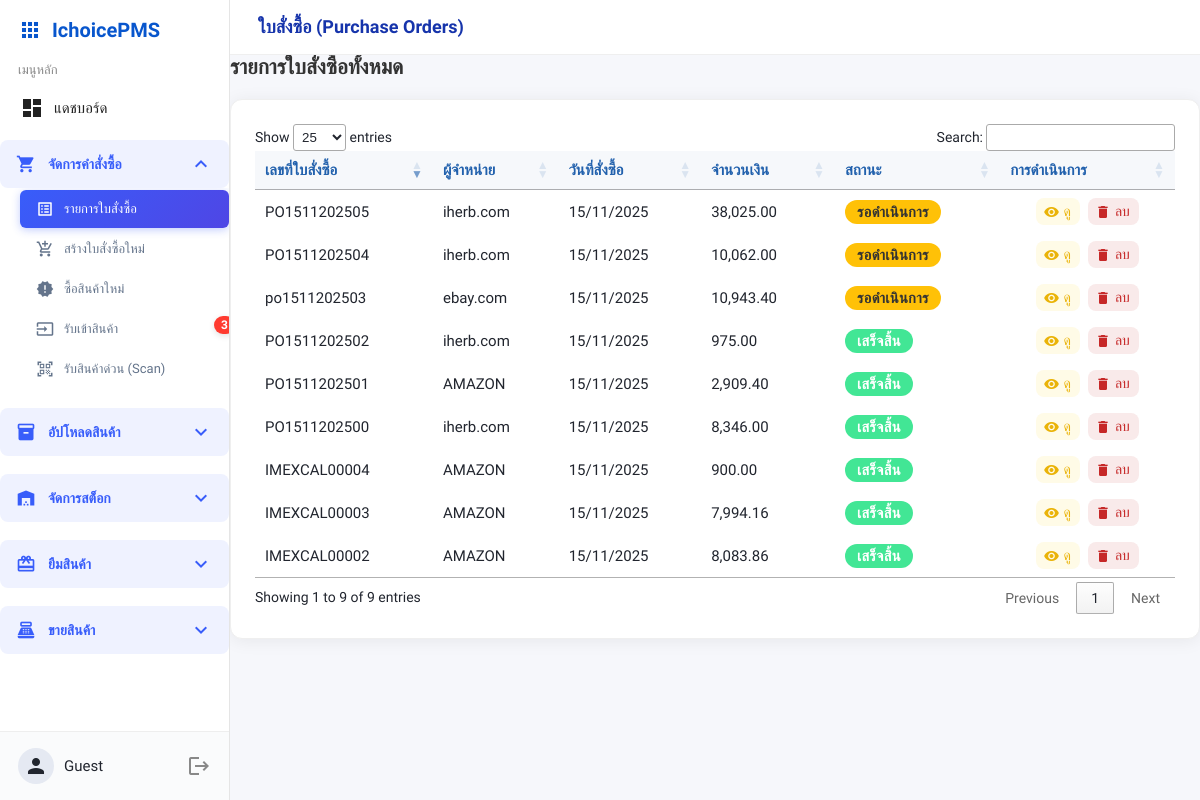
The app's page /orders/purchase_orders.php, older data.
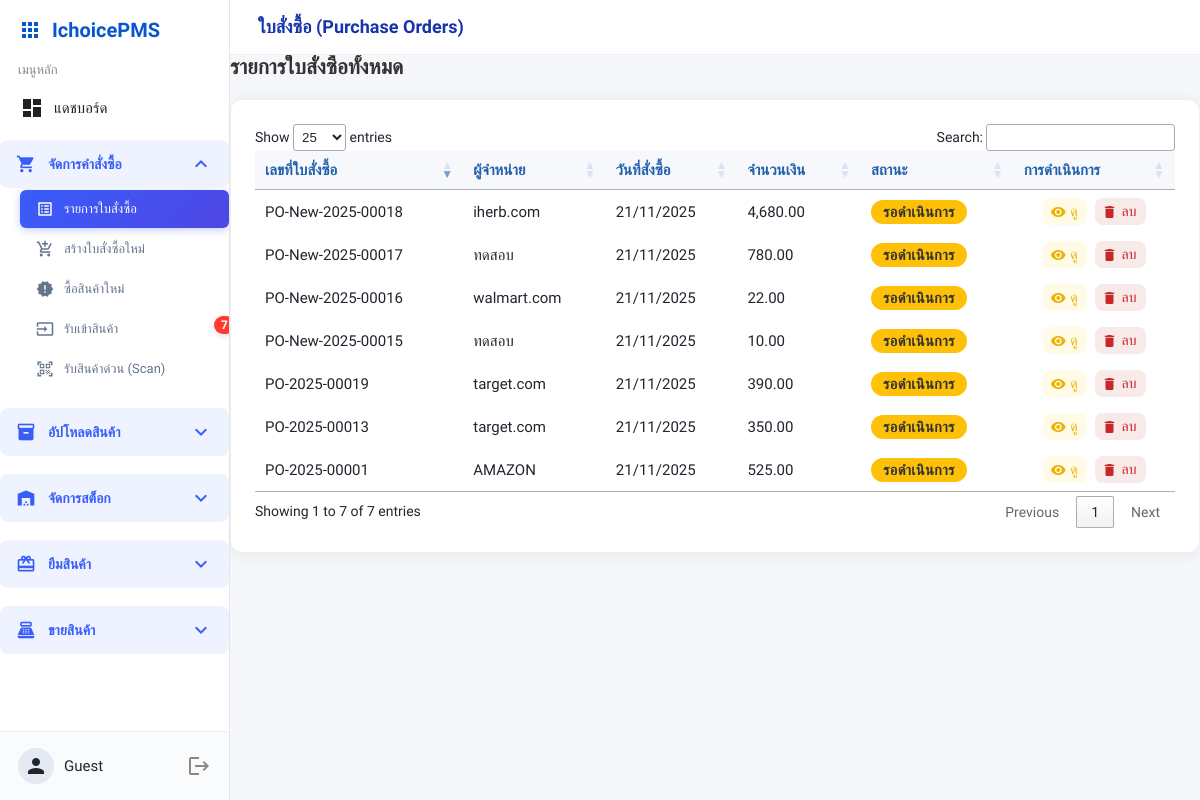
The same page, newer data.
### tables this page shows
CREATE TABLE `purchase_orders` (
  `po_id` int(11) NOT NULL,
  `po_number` varchar(20) DEFAULT NULL,
  `supplier_id` int(11) DEFAULT NULL COMMENT 'ลูกค้า',
  `order_date` datetime DEFAULT NULL,
  `total_amount` decimal(12,2) DEFAULT NULL,
  `ordered_by` int(11) DEFAULT NULL COMMENT 'ผู้บันทึก',
  `status` enum('pending','partial','completed','cancel') DEFAULT NULL,
  `remark` text DEFAULT NULL,
  `created_at` datetime NOT NULL DEFAULT current_timestamp() ON UPDATE current_timestamp(),
  `currency_id` int(11) DEFAULT 1 COMMENT 'สกุลเงินที่ใช้',
  `exchange_rate` decimal(10,6) DEFAULT 1.000000 COMMENT 'อัตราแลกเปลี่ยนขณะสั่งซื้อ',
  `total_amount_original` decimal(15,2) DEFAULT 0.00 COMMENT 'ยอดรวมในสกุลเงินต้นฉบับ',
  `total_amount_base` decimal(15,2) DEFAULT 0.00 COMMENT 'ยอดรวมในสกุลเงินฐาน (บาท)'
);

CREATE TABLE `suppliers` (
  `supplier_id` int(11) NOT NULL,
  `name` varchar(100) NOT NULL,
  `phone` varchar(30) DEFAULT NULL,
  `email` varchar(100) DEFAULT NULL,
  `address` text DEFAULT NULL
);

### orders/purchase_orders.php (the view, shortened to what this page needs)
<?php
include '../templates/sidebar.php';
$sql = "SELECT po.po_id, po.po_number, po.order_date, po.total_amount, po.status,
            s.name
        FROM purchase_orders po
        LEFT JOIN suppliers s ON po.supplier_id = s.supplier_id
        ORDER BY po.po_id DESC";
$stmt = $pdo->prepare($sql);
$stmt->execute();
$rows = $stmt->fetchAll();
?>
<!DOCTYPE html>
<html lang="th">
<head>
    <link rel="stylesheet" href="../assets/base.css">
    <link rel="stylesheet" href="../assets/sidebar.css">
    <link rel="stylesheet" href="../assets/components.css">
    <link rel="stylesheet" href="https://cdn.datatables.net/1.13.6/css/jquery.dataTables.min.css">
</head>
<body>
    <div class="mainwrap">
        <div class="topbar">
            ใบสั่งซื้อ (Purchase Orders)
        </div>
        <div class="main">
            <div class="action-bar" style="margin-bottom: 20px; display: flex; justify-content: space-between; align-items: center;">
                <h2 style="margin: 0; color: #333;">รายการใบสั่งซื้อทั้งหมด</h2>
            </div>
            <div class="card table-card mt-3">
                <div class="table-responsive">
                    <table id="po-table" class="table-po table table-bordered table-hover align-middle mb-0">
                        <thead>
                            <tr>
                                <th>เลขที่ใบสั่งซื้อ</th>
                                <th>ผู้จำหน่าย</th>
                                <th>วันที่สั่งซื้อ</th>
                                <th>จำนวนเงิน</th>
                                <th>สถานะ</th>
                                <th>การดำเนินการ</th>
                            </tr>
                        </thead>
                        <tbody>
                            <?php foreach($rows as $r): ?>
                            <tr>
                                <td><?=htmlspecialchars($r['po_number'])?></td>
                                <td><?=htmlspecialchars($r['name'])?></td>
                                <td><?=date('d/m/Y', strtotime($r['order_date']))?></td>
                                <td><?=number_format($r['total_amount'],2)?></td>
                                <td>
                                    <?php
                                        switch($r['status']) {
                                        case 'pending':   echo '<span class="status-chip status-pending">รอดำเนินการ</span>'; break;
                                        case 'completed': echo '<span class="status-chip status-received">เสร็จสิ้น</span>'; break;
                                        }
                                    ?>
                                </td>
                                <td>
                                    <div class="action-btns">
                                        <a class="icon-btn view" href="#" data-po="<?=$r['po_id']?>" onclick="openPoView(event, this)">
                                            <span class="material-icons">visibility</span> ดู
                                        </a>
                                        <a class="icon-btn delete" href="#" onclick="deletePo(event, <?= $r['po_id'] ?>)">
                                            <span class="material-icons">delete</span> ลบ
                                        </a>
                                    </div>
                                </td>
                            </tr>
                            <?php endforeach;?>
                        </tbody>
                    </table>
                </div>
            </div>
        </div>
    </div>
</body>
</html>

### templates/sidebar.php (shortened to what this page needs)
<?php
require_once __DIR__ . '/../config/db_connect.php';
$user_name = $_SESSION['user_name'] ?? 'Guest';
function isActive($file) {
    return (basename($_SERVER['PHP_SELF']) === $file) ? ' active' : '';
}
function getPath($targetPath) {
    $currentFile = $_SERVER['PHP_SELF'];
    $currentDir = dirname($currentFile);
    $currentDir = str_replace('\\', '/', $currentDir);
    $currentDir = ltrim($currentDir, '/');
    $targetPath = ltrim($targetPath, '/');
    if (empty($currentDir)) {
        return $targetPath;
    } else {
        $levels = substr_count($currentDir, '/') + 1;
        $backPath = str_repeat('../', $levels);
        return $backPath . $targetPath;
    }
}
try {
    $pending_po_sql = "
        SELECT COUNT(*)
        FROM purchase_orders po
        WHERE po.status IN ('pending', 'partial')
    ";
    $pending_product_count = $pdo->query($pending_po_sql)->fetchColumn();
} catch (PDOException $e) {
    $pending_product_count = 0;
}
?>
<link rel="stylesheet" href="https://cdnjs.cloudflare.com/ajax/libs/font-awesome/6.5.1/css/all.min.css">
<div class="sidebar" id="sidebarNav" role="navigation" aria-label="เมนูหลัก">
    <div class="sidebar-header">
        <span class="material-icons">apps</span>
        <span class="brand-text">IchoicePMS</span>
    </div>
    <div class="label">เมนูหลัก</div>
    <nav class="menu-list">
        <a href="<?= getPath('dashboard.php') ?>" class="menu-item<?=isActive('dashboard.php')?>">
            <span class="material-icons">dashboard</span>
            <span class="menu-text">แดชบอร์ด</span>
        </a>
        <div class="menu-category">
            <div class="category-header" onclick="toggleCategory('orders')">
                <span class="material-icons">shopping_cart</span>
                <span class="category-text">จัดการคำสั่งซื้อ</span>
                <span class="material-icons category-arrow">keyboard_arrow_down</span>
            </div>
            <div class="submenu" id="orders-submenu">
                <a href="<?= getPath('orders/purchase_orders.php') ?>" class="submenu-item<?=isActive('purchase_orders.php')?>">
                    <span class="material-icons">list_alt</span>
                    <span class="submenu-text">รายการใบสั่งซื้อ</span>
                </a>
                <a href="<?= getPath('orders/purchase_order_create.php') ?>" class="submenu-item<?=isActive('purchase_order_create.php')?>">
                    <span class="material-icons">add_shopping_cart</span>
                    <span class="submenu-text">สร้างใบสั่งซื้อใหม่</span>
                </a>
                <a href="<?= getPath('orders/purchase_order_create_new_product.php') ?>" class="submenu-item<?=isActive('purchase_order_create_new_product.php')?>">
                    <span class="material-icons">new_releases</span>
                    <span class="submenu-text">ซื้อสินค้าใหม่</span>
                </a>
                <a href="<?= getPath('receive/receive_po_items.php') ?>" class="submenu-item<?=isActive('receive_po_items.php')?>">
                    <span class="material-icons">input</span>
                    <span class="submenu-text">รับเข้าสินค้า</span>
                    <?php if($pending_product_count > 0): ?>
                        <span class="pending-badge"><?= $pending_product_count ?></span>
                    <?php endif; ?>
                </a>
                <a href="<?= getPath('receive/quick_receive.php') ?>" class="submenu-item<?=isActive('quick_receive.php')?>">
                    <span class="material-icons">qr_code_scanner</span>
                    <span class="submenu-text">รับสินค้าด่วน (Scan)</span>
                </a>
            </div>
        </div>
        <div class="menu-category">
            <div class="category-header" onclick="toggleCategory('products')">
                <span class="material-icons">inventory_2</span>
                <span class="category-text">
                    อัปโหลดสินค้า
                </span>
                <span class="material-icons category-arrow">keyboard_arrow_down</span>
            </div>
        </div>
        <div class="menu-category">
            <div class="category-header" onclick="toggleCategory('stock')">
                <span class="material-icons">warehouse</span>
                <span class="category-text">จัดการสต็อก</span>
                <span class="material-icons category-arrow">keyboard_arrow_down</span>
            </div>
        </div>
        <div class="menu-category">
            <div class="category-header" onclick="toggleCategory('borrow')">
                <span class="material-icons">card_giftcard</span>
                <span class="category-text">ยืมสินค้า</span>
                <span class="material-icons category-arrow">keyboard_arrow_down</span>
            </div>
        </div>
        <div class="menu-category">
            <div class="category-header" onclick="toggleCategory('sales')">
                <span class="material-icons">point_of_sale</span>
                <span class="category-text">ขายสินค้า</span>
                <span class="material-icons category-arrow">keyboard_arrow_down</span>
            </div>
        </div>
    </nav>
    <div class="sidebar-footer">
        <span class="avatar"><span class="material-icons">person</span></span>
        <span class="username" style="font-weight:500;">
            <?php echo htmlspecialchars($user_name); ?>
        </span>
        <a class="logout-link" href="<?= getPath('auth/logout.php') ?>"><span class="material-icons">logout</span></a>
    </div>
</div>

### assets/base.css (style rules this page uses)
:root { --brand: #1634ab; --bg: #f6f7fb; --card: #fff; --border: #efefef; --accent: #eeffed; --danger: #f56565; --success: #32c671; --pending: #ffd45e; --text: #21252e; --muted: #7d869c; --font-base: 14px; }
* { box-sizing: border-box; }
body { margin: 0; background: var(--bg); font-family: 'Prompt', sans-serif; color: var(--text); font-size: var(--font-base); }

### assets/sidebar.css (style rules this page uses)
.sidebar { position: fixed; top: 0; left: 0; bottom: 0; width: 230px; background: #fff; border-right: 1px solid #e5e5e5; z-index: 1000; display: flex; flex-direction: column; transition: width 0.3s cubic-bezier(.4,0,.2,1); overflow-x: hidden; }
.sidebar-header { display: flex; align-items: center; gap: 10px; padding: 18px 18px 10px 18px; font-size: 22px; font-weight: 600; color: #0856cd; }
.brand-text { font-size: 20px; font-weight: 700; }
.label { padding: 0 18px; margin-top: 10px; color: #888; font-size: 13px; }
.menu-list { flex: 1; display: flex; flex-direction: column; gap: 2px; margin-top: 8px; }
.menu-item { display: flex; align-items: center; gap: 10px; padding: 10px 16px; color: #222; text-decoration: none; border-left: 4px solid transparent; transition: background 0.18s, border-color 0.18s, box-shadow 0.18s, transform 0.12s; font-size: 15px; position: relative; border-radius: 10px; }
.menu-text { flex:1; }
.pending-badge { position: absolute; top: 6px; right: -6px; background: #ff3b30; color: #fff; font-size: 12px; font-weight: 700; border-radius: 999px; padding: 3px 7px; min-width: 18px; text-align: center; line-height: 1; box-shadow: 0 2px 6px rgba(0,0,0,0.12); }
.sidebar-footer { padding: 16px 18px; border-top: 1px solid #eee; display: flex; align-items: center; gap: 10px; background: #fafbfc; }
.avatar { background: #e5e9f2; border-radius: 50%; width: 36px; height: 36px; display: flex; align-items: center; justify-content: center; font-size: 20px; }
.username { font-size: 15px; }
.logout-link { margin-left: auto; color: #888; text-decoration: none; font-size: 20px; }
@media (min-width: 901px) { .mainwrap { margin-left: 230px; transition: margin-left 0.2s; } }

### assets/components.css (style rules this page uses)
.topbar { background: var(--card); border-bottom: 1px solid var(--border); height: 55px; display: flex; align-items: center; padding: 0 28px; font-size: 18px; font-weight: 600; color: var(--brand); position: sticky; top: 0; z-index: 6; }
.action-btns { display: flex; gap: 5px; }
.icon-btn { display: flex; align-items: center; gap: 4px; padding: 4px 10px; border-radius: 6px; font-size: 13px; font-weight: 500; text-decoration: none; border: 1px solid #ccc; transition: all .2s ease; }
.icon-btn .material-icons { font-size: 16px; }
.icon-btn.view { background: #f8f9fa; color: #0d6efd; border-color: #dee2e6; }
.icon-btn.delete { background: #fff; color: #dc3545; border-color: #f5c6cb; }
.card { background: var(--card); border-radius: 20px; box-shadow: 0 6px 24px #7090c61a; margin-bottom: 28px; padding: 28px 30px; border: 1px solid var(--border); position: relative; }
.table-card { background:#fff; border-radius:12px; box-shadow:0 2px 18px #0001; padding:24px; max-width:1200px; margin:auto; }
.table-po th, .table-po td { text-align:center; vertical-align:middle; padding:9px 12px; font-size: 15px; white-space: nowrap; }
.table-po thead th { background:#f6f8fb; color:#2261ad; border-bottom:1.5px solid #d1d7e0; font-weight: 600; }
.table-po td { text-align: left; vertical-align: middle; }
.status-chip { display: inline-block; padding: 3px 12px; border-radius: 12px; font-size: 0.98em; font-weight: 600; letter-spacing: 0.3px; color: #fff; }
.status-pending { background: #ffc107; color:#333; }
.action-btns { display: flex; gap: 8px; justify-content:center; }
.icon-btn { display: inline-flex; align-items: center; gap: 4px; background: #f5f7fa; color: #285599; border: none; outline:none; border-radius: 8px; font-weight: 500; padding: 5px 9px 5px 7px; font-size: 14px; cursor: pointer; text-decoration: none; transition: background 0.14s, color 0.14s; }
.icon-btn.view { background: #fffbe7; color: #eab308; }
.icon-btn.delete { background: #f9eaea; color: #c62828; }
.status-received { background: #42e695; }

Row changes from the older to the newer data that the page shows:
removed purchase_orders: po_number "PO1511202500", supplier.name "iherb.com", order_date "15/11/2025", total_amount "8,346.00", status "เสร็จสิ้น"
removed purchase_orders: po_number "PO1511202505", supplier.name "iherb.com", order_date "15/11/2025", total_amount "38,025.00", status "รอดำเนินการ"
removed purchase_orders: po_number "PO1511202504", supplier.name "iherb.com", order_date "15/11/2025", total_amount "10,062.00", status "รอดำเนินการ"
removed purchase_orders: po_number "po1511202503", supplier.name "ebay.com", order_date "15/11/2025", total_amount "10,943.40", status "รอดำเนินการ"
removed purchase_orders: po_number "IMEXCAL00004", supplier.name "AMAZON", order_date "15/11/2025", total_amount "900.00", status "เสร็จสิ้น"
removed purchase_orders: po_number "IMEXCAL00003", supplier.name "AMAZON", order_date "15/11/2025", total_amount "7,994.16", status "เสร็จสิ้น"
removed purchase_orders: po_number "PO1511202502", supplier.name "iherb.com", order_date "15/11/2025", total_amount "975.00", status "เสร็จสิ้น"
removed purchase_orders: po_number "IMEXCAL00002", supplier.name "AMAZON", order_date "15/11/2025", total_amount "8,083.86", status "เสร็จสิ้น"
removed purchase_orders: po_number "PO1511202501", supplier.name "AMAZON", order_date "15/11/2025", total_amount "2,909.40", status "เสร็จสิ้น"
added purchase_orders: po_number "PO-2025-00019", supplier.name "target.com", order_date "21/11/2025", total_amount "390.00", status "รอดำเนินการ"
added purchase_orders: po_number "PO-New-2025-00018", supplier.name "iherb.com", order_date "21/11/2025", total_amount "4,680.00", status "รอดำเนินการ"
added purchase_orders: po_number "PO-New-2025-00017", supplier.name "ทดสอบ", order_date "21/11/2025", total_amount "780.00", status "รอดำเนินการ"
added purchase_orders: po_number "PO-New-2025-00016", supplier.name "walmart.com", order_date "21/11/2025", total_amount "22.00", status "รอดำเนินการ"
added purchase_orders: po_number "PO-New-2025-00015", supplier.name "ทดสอบ", order_date "21/11/2025", total_amount "10.00", status "รอดำเนินการ"
added purchase_orders: po_number "PO-2025-00001", supplier.name "AMAZON", order_date "21/11/2025", total_amount "525.00", status "รอดำเนินการ"
added purchase_orders: po_number "PO-2025-00013", supplier.name "target.com", order_date "21/11/2025", total_amount "350.00", status "รอดำเนินการ"
Text that changed along with them:
$pending_product_count: "3" → "7"
text written by a page script: "Show entries Search: Showing 1 to 9 of 9 entries Previous 1 Next" → "Show entries Search: Showing 1 to 7 of 7 entries Previous 1 Next"
